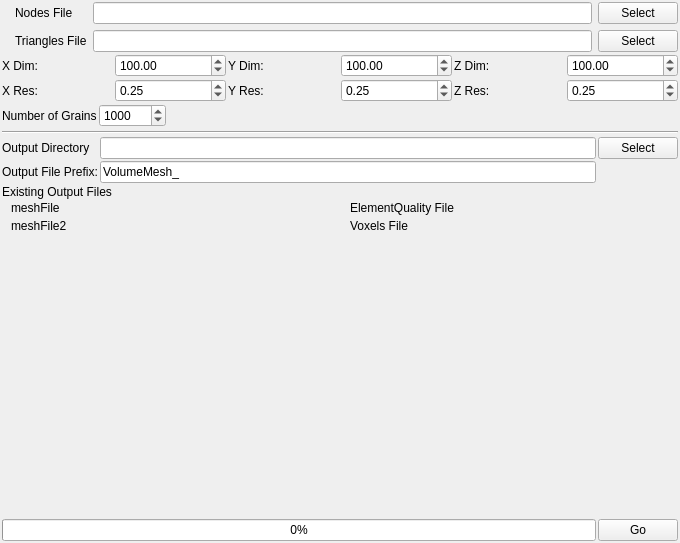
<?xml version="1.0" encoding="UTF-8"?>
<ui version="4.0">
 <class>VolumeMeshingWidget</class>
 <widget class="QWidget" name="VolumeMeshingWidget">
  <property name="geometry">
   <rect>
    <x>0</x>
    <y>0</y>
    <width>680</width>
    <height>543</height>
   </rect>
  </property>
  <property name="windowTitle">
   <string>Form</string>
  </property>
  <layout class="QVBoxLayout" name="verticalLayout">
   <property name="spacing">
    <number>2</number>
   </property>
   <property name="margin">
    <number>2</number>
   </property>
   <item>
    <layout class="QGridLayout" name="gridLayout_13">
     <property name="spacing">
      <number>6</number>
     </property>
     <item row="0" column="1">
      <widget class="QLabel" name="label_35">
       <property name="text">
        <string>Nodes File</string>
       </property>
      </widget>
     </item>
     <item row="0" column="2">
      <widget class="QLineEdit" name="m_NodesFile">
       <property name="text">
        <string/>
       </property>
      </widget>
     </item>
     <item row="0" column="3">
      <widget class="QPushButton" name="m_NodesFileBtn">
       <property name="text">
        <string>Select</string>
       </property>
      </widget>
     </item>
     <item row="1" column="1">
      <widget class="QLabel" name="label_36">
       <property name="text">
        <string>Triangles File</string>
       </property>
      </widget>
     </item>
     <item row="1" column="2">
      <widget class="QLineEdit" name="m_TrianglesFile">
       <property name="text">
        <string/>
       </property>
      </widget>
     </item>
     <item row="1" column="3">
      <widget class="QPushButton" name="m_TrianglesFileBtn">
       <property name="text">
        <string>Select</string>
       </property>
      </widget>
     </item>
     <item row="0" column="0">
      <widget class="QLabel" name="m_NodesFileIcon">
       <property name="text">
        <string/>
       </property>
       <property name="pixmap">
        <pixmap resource="../../../../Resources/icons/images/Icons.qrc">:/Delete-16x16.png</pixmap>
       </property>
      </widget>
     </item>
     <item row="1" column="0">
      <widget class="QLabel" name="m_TrianglesFileIcon">
       <property name="text">
        <string/>
       </property>
       <property name="pixmap">
        <pixmap resource="../../../../Resources/icons/images/Icons.qrc">:/Delete-16x16.png</pixmap>
       </property>
      </widget>
     </item>
    </layout>
   </item>
   <item>
    <layout class="QGridLayout" name="gridLayout_14">
     <item row="0" column="0">
      <widget class="QLabel" name="label_37">
       <property name="text">
        <string>X Dim:</string>
       </property>
      </widget>
     </item>
     <item row="0" column="2">
      <widget class="QLabel" name="label_38">
       <property name="text">
        <string>Y Dim:</string>
       </property>
      </widget>
     </item>
     <item row="0" column="4">
      <widget class="QLabel" name="label_39">
       <property name="text">
        <string>Z Dim:</string>
       </property>
      </widget>
     </item>
     <item row="0" column="1">
      <widget class="QDoubleSpinBox" name="m_XDim">
       <property name="maximum">
        <double>1000000.000000000000000</double>
       </property>
       <property name="value">
        <double>100.000000000000000</double>
       </property>
      </widget>
     </item>
     <item row="0" column="3">
      <widget class="QDoubleSpinBox" name="m_YDim">
       <property name="maximum">
        <double>1000000.000000000000000</double>
       </property>
       <property name="value">
        <double>100.000000000000000</double>
       </property>
      </widget>
     </item>
     <item row="0" column="5">
      <widget class="QDoubleSpinBox" name="m_ZDim">
       <property name="maximum">
        <double>1000000.000000000000000</double>
       </property>
       <property name="value">
        <double>100.000000000000000</double>
       </property>
      </widget>
     </item>
    </layout>
   </item>
   <item>
    <layout class="QGridLayout" name="gridLayout_15">
     <item row="0" column="0">
      <widget class="QLabel" name="label_40">
       <property name="text">
        <string>X Res:</string>
       </property>
      </widget>
     </item>
     <item row="0" column="2">
      <widget class="QLabel" name="label_41">
       <property name="text">
        <string>Y Res:</string>
       </property>
      </widget>
     </item>
     <item row="0" column="4">
      <widget class="QLabel" name="label_42">
       <property name="text">
        <string>Z Res:</string>
       </property>
      </widget>
     </item>
     <item row="0" column="5">
      <widget class="QDoubleSpinBox" name="m_ZRes">
       <property name="value">
        <double>0.250000000000000</double>
       </property>
      </widget>
     </item>
     <item row="0" column="3">
      <widget class="QDoubleSpinBox" name="m_YRes">
       <property name="value">
        <double>0.250000000000000</double>
       </property>
      </widget>
     </item>
     <item row="0" column="1">
      <widget class="QDoubleSpinBox" name="m_XRes">
       <property name="value">
        <double>0.250000000000000</double>
       </property>
      </widget>
     </item>
    </layout>
   </item>
   <item>
    <layout class="QHBoxLayout" name="horizontalLayout_12">
     <item>
      <widget class="QLabel" name="label_45">
       <property name="text">
        <string>Number of Grains</string>
       </property>
      </widget>
     </item>
     <item>
      <widget class="QSpinBox" name="m_NumGrains">
       <property name="minimum">
        <number>1</number>
       </property>
       <property name="maximum">
        <number>1000000</number>
       </property>
       <property name="singleStep">
        <number>10</number>
       </property>
       <property name="value">
        <number>1000</number>
       </property>
      </widget>
     </item>
     <item>
      <spacer name="horizontalSpacer_12">
       <property name="orientation">
        <enum>Qt::Horizontal</enum>
       </property>
       <property name="sizeHint" stdset="0">
        <size>
         <width>40</width>
         <height>20</height>
        </size>
       </property>
      </spacer>
     </item>
    </layout>
   </item>
   <item>
    <widget class="Line" name="line_5">
     <property name="minimumSize">
      <size>
       <width>0</width>
       <height>6</height>
      </size>
     </property>
     <property name="orientation">
      <enum>Qt::Horizontal</enum>
     </property>
    </widget>
   </item>
   <item>
    <layout class="QGridLayout" name="gridLayout_16">
     <item row="0" column="0">
      <widget class="QLabel" name="label_43">
       <property name="text">
        <string>Output Directory</string>
       </property>
      </widget>
     </item>
     <item row="0" column="1">
      <widget class="QLineEdit" name="m_OutputDir"/>
     </item>
     <item row="0" column="2">
      <widget class="QPushButton" name="m_OutputDirBtn">
       <property name="text">
        <string>Select</string>
       </property>
      </widget>
     </item>
     <item row="1" column="0">
      <widget class="QLabel" name="label">
       <property name="text">
        <string>Output File Prefix:</string>
       </property>
      </widget>
     </item>
     <item row="1" column="1">
      <widget class="QLineEdit" name="m_OutputFilePrefix">
       <property name="text">
        <string>VolumeMesh_</string>
       </property>
      </widget>
     </item>
    </layout>
   </item>
   <item>
    <layout class="QGridLayout" name="gridLayout_17">
     <item row="0" column="0" colspan="2">
      <widget class="QLabel" name="label_44">
       <property name="text">
        <string>Existing Output Files</string>
       </property>
      </widget>
     </item>
     <item row="1" column="0">
      <layout class="QFormLayout" name="formLayout_7">
       <property name="fieldGrowthPolicy">
        <enum>QFormLayout::FieldsStayAtSizeHint</enum>
       </property>
       <property name="labelAlignment">
        <set>Qt::AlignLeading|Qt::AlignLeft|Qt::AlignVCenter</set>
       </property>
       <property name="verticalSpacing">
        <number>4</number>
       </property>
       <item row="0" column="0">
        <widget class="QLabel" name="m_MeshFileIcon">
         <property name="text">
          <string/>
         </property>
         <property name="pixmap">
          <pixmap resource="../../../../Resources/icons/images/Icons.qrc">:/Delete-16x16.png</pixmap>
         </property>
        </widget>
       </item>
       <item row="0" column="1">
        <widget class="QLabel" name="m_MeshFile">
         <property name="text">
          <string>meshFile</string>
         </property>
        </widget>
       </item>
       <item row="1" column="0">
        <widget class="QLabel" name="m_MeshFile2Icon">
         <property name="text">
          <string/>
         </property>
         <property name="pixmap">
          <pixmap resource="../../../../Resources/icons/images/Icons.qrc">:/Delete-16x16.png</pixmap>
         </property>
        </widget>
       </item>
       <item row="1" column="1">
        <widget class="QLabel" name="m_MeshFile2">
         <property name="text">
          <string>meshFile2</string>
         </property>
        </widget>
       </item>
      </layout>
     </item>
     <item row="1" column="1">
      <layout class="QFormLayout" name="formLayout_8">
       <property name="fieldGrowthPolicy">
        <enum>QFormLayout::FieldsStayAtSizeHint</enum>
       </property>
       <property name="verticalSpacing">
        <number>4</number>
       </property>
       <item row="0" column="0">
        <widget class="QLabel" name="m_ElementQualityFileIcon">
         <property name="text">
          <string/>
         </property>
         <property name="pixmap">
          <pixmap resource="../../../../Resources/icons/images/Icons.qrc">:/Delete-16x16.png</pixmap>
         </property>
        </widget>
       </item>
       <item row="0" column="1">
        <widget class="QLabel" name="m_ElementQualityFile">
         <property name="text">
          <string>ElementQuality File</string>
         </property>
        </widget>
       </item>
       <item row="1" column="0">
        <widget class="QLabel" name="m_VoxelsFileIcon">
         <property name="text">
          <string/>
         </property>
         <property name="pixmap">
          <pixmap resource="../../../../Resources/icons/images/Icons.qrc">:/Delete-16x16.png</pixmap>
         </property>
        </widget>
       </item>
       <item row="1" column="1">
        <widget class="QLabel" name="m_VoxelsFile">
         <property name="text">
          <string>Voxels File</string>
         </property>
        </widget>
       </item>
      </layout>
     </item>
    </layout>
   </item>
   <item>
    <spacer name="verticalSpacer_4">
     <property name="orientation">
      <enum>Qt::Vertical</enum>
     </property>
     <property name="sizeHint" stdset="0">
      <size>
       <width>20</width>
       <height>243</height>
      </size>
     </property>
    </spacer>
   </item>
   <item>
    <layout class="QHBoxLayout" name="horizontalLayout_13">
     <item>
      <widget class="QProgressBar" name="m_progressBar">
       <property name="value">
        <number>0</number>
       </property>
      </widget>
     </item>
     <item>
      <widget class="QPushButton" name="m_GoBtn">
       <property name="text">
        <string>Go</string>
       </property>
      </widget>
     </item>
    </layout>
   </item>
  </layout>
 </widget>
 <resources>
  <include location="../../../../Resources/icons/images/Icons.qrc"/>
 </resources>
 <connections/>
</ui>
